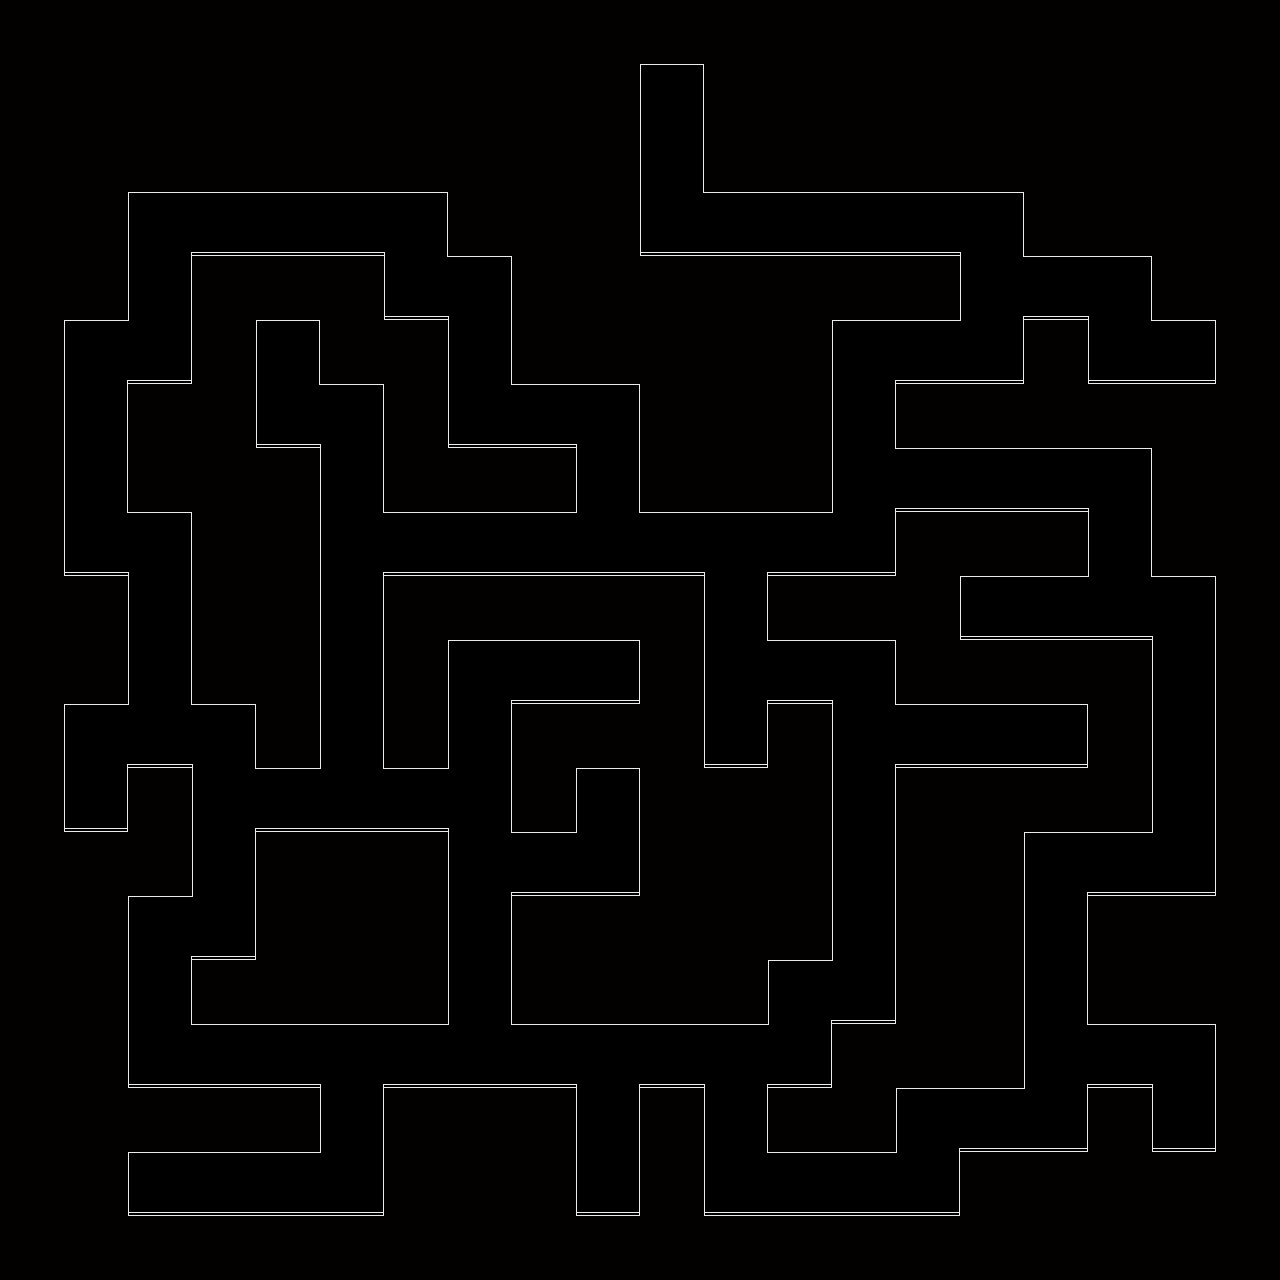

This game map was drawn from its Tiled (.tmx) file and the tilesets committed beside it. A one-line description and the trimmed map source follow:
An orthogonal 20x20 tile map with 64x64 px tiles, 1 tile layer (Tile Layer 1), 15 tilesets.

<map version="1.0" orientation="orthogonal" width="20" height="20" tilewidth="64" tileheight="64">
 <tileset firstgid="1" name="blockedblack" tilewidth="64" tileheight="64">
  <image source="../colors/black.png" width="64" height="64" />
  <tile id="0">
   <properties>
    <property name="blocked" value="true" />
   </properties>
  </tile>
 </tileset>
 <tileset firstgid="2" name="b10" tilewidth="64" tileheight="64">
  <image source="../blackwalk/b10.png" width="64" height="64" />
 </tileset>
 <tileset firstgid="3" name="b09" tilewidth="64" tileheight="64">
  <image source="../blackwalk/b09.png" width="64" height="64" />
 </tileset>
 <tileset firstgid="4" name="b08" tilewidth="64" tileheight="64">
  <image source="../blackwalk/b08.png" width="64" height="64" />
 </tileset>
 <tileset firstgid="5" name="b07" tilewidth="64" tileheight="64">
  <image source="../blackwalk/b07.png" width="64" height="64" />
 </tileset>
 <tileset firstgid="6" name="b06" tilewidth="64" tileheight="64">
  <image source="../blackwalk/b06.png" width="64" height="64" />
 </tileset>
 <tileset firstgid="7" name="b05" tilewidth="64" tileheight="64">
  <image source="../blackwalk/b05.png" width="64" height="64" />
 </tileset>
 <tileset firstgid="8" name="b04" tilewidth="64" tileheight="64">
  <image source="../blackwalk/b04.png" width="64" height="64" />
 </tileset>
 <tileset firstgid="9" name="b03" tilewidth="64" tileheight="64">
  <image source="../blackwalk/b03.png" width="64" height="64" />
 </tileset>
 <tileset firstgid="10" name="b02" tilewidth="64" tileheight="64">
  <image source="../blackwalk/b02.png" width="64" height="64" />
 </tileset>
 <tileset firstgid="11" name="b01" tilewidth="64" tileheight="64">
  <image source="../blackwalk/b01.png" width="64" height="64" />
 </tileset>
 <tileset firstgid="12" name="b11" tilewidth="64" tileheight="64">
  <image source="../blackwalk/b11.png" width="64" height="64" />
 </tileset>
 <tileset firstgid="13" name="b12" tilewidth="64" tileheight="64">
  <image source="../blackwalk/b12.png" width="64" height="64" />
 </tileset>
 <tileset firstgid="14" name="b13" tilewidth="64" tileheight="64">
  <image source="../blackwalk/b13.png" width="64" height="64" />
 </tileset>
 <tileset firstgid="15" name="b14" tilewidth="64" tileheight="64">
  <image source="../blackwalk/b14.png" width="64" height="64" />
 </tileset>
 <layer name="Tile Layer 1" width="20" height="20">
  <data>[400 cells, 400 non-empty, 15 distinct tile ids]</data>
 </layer>
</map>
